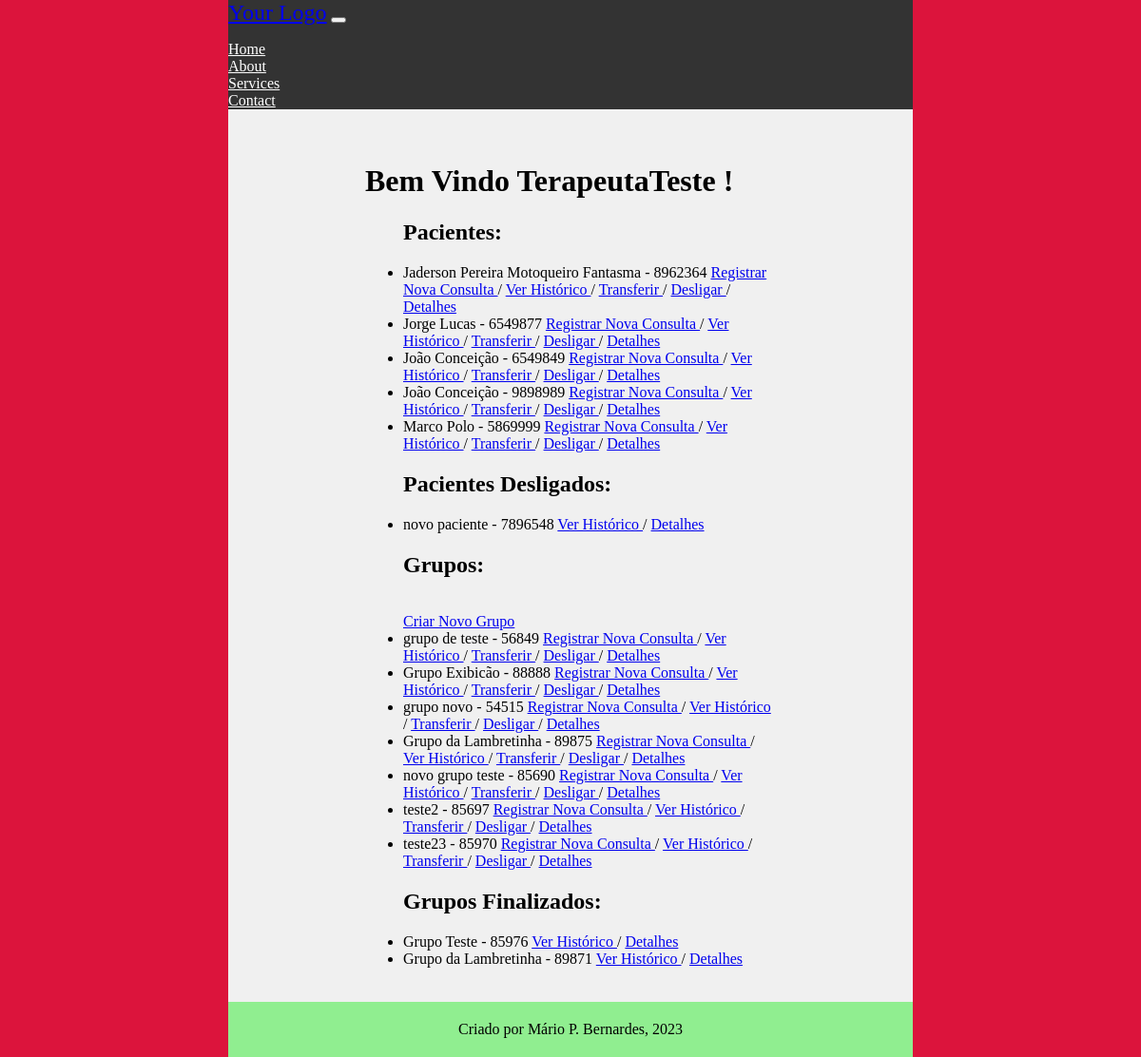
The app's page /main/index/ (signed in), older data.
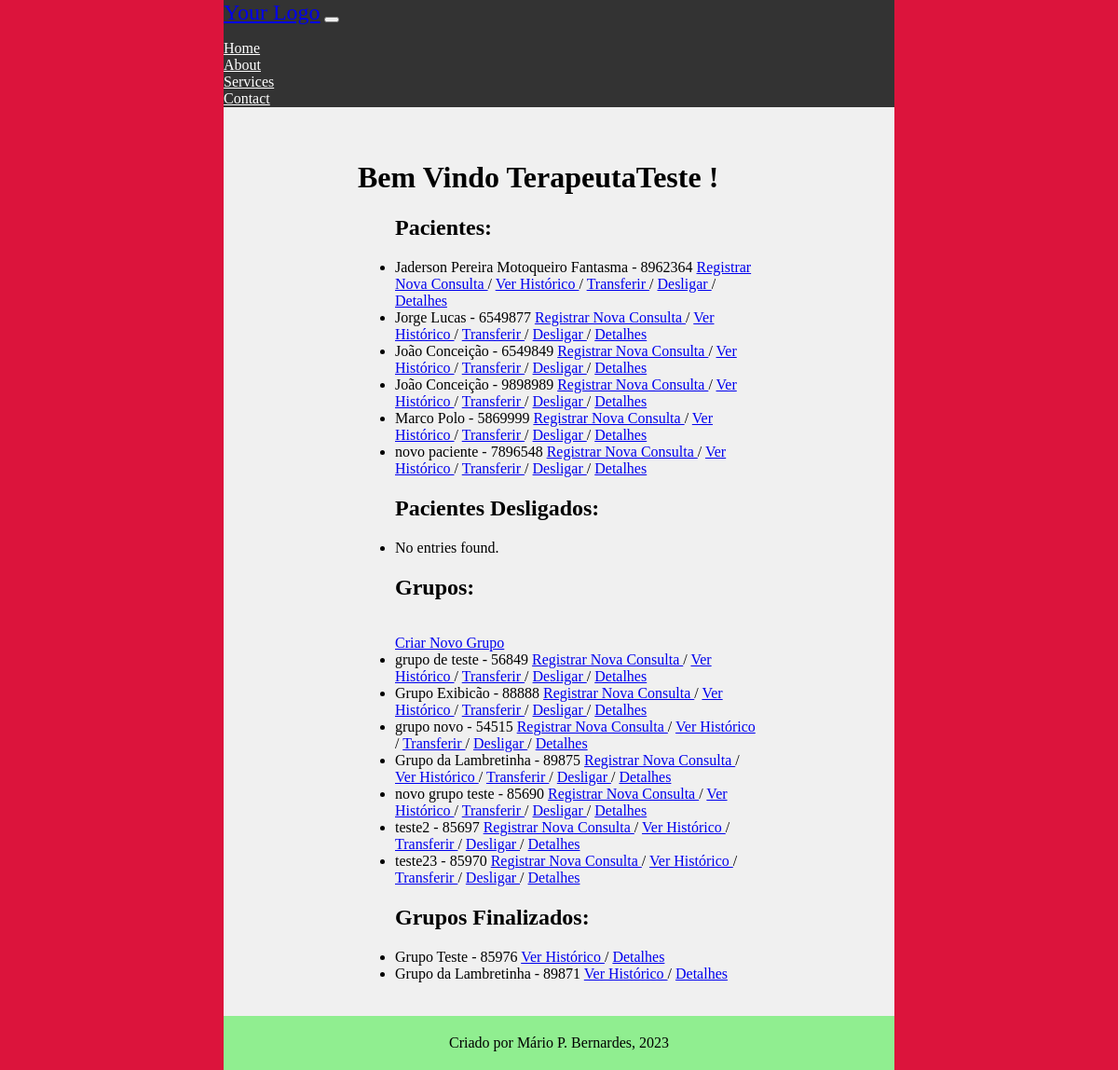
The same page, newer data.
### main/models.py (models this page shows, shortened)
class CadastroPacientes(models.Model):
    nome = models.CharField(verbose_name='Nome do Paciente', max_length=100,
                            validators=[validate_letters, MinLengthValidator(limit_value=5)])
    prontuario_numero = models.CharField(verbose_name='Nº de Prontuario', max_length=7,
                                         unique=True, validators=[validate_numbers, MinLengthValidator(limit_value=7)]
                                         )
    nascimento = models.DateField(verbose_name='Data de Nascimento', help_text='dd/mm/aaaa',
                                  validators=[validate_date_past])
    responsavel_legal = models.CharField(verbose_name='Responsável Legal', max_length=100,
                                         null=True, blank=True, validators=[validate_letters,
                                                                            MinLengthValidator(limit_value=5)])
    data_inicio = models.DateField(verbose_name='Data de Inicio', help_text='dd/mm/aaaa')
    data_final = models.DateField(verbose_name='Data do Desligamento', help_text='dd/mm/aaaa', blank=True, null=True,
                                  validators=[validate_date_past])
    desligado = models.BooleanField(verbose_name='Desligado', help_text='Paciente desligado', default=False)
    cpf_numero = models.CharField(verbose_name='CPF', max_length=11, unique=True,
                                  validators=[validate_numbers, MinLengthValidator(limit_value=11)])
    MOD_CHOICES = (
        (0, 'Individual'),
        (1, 'Grupo'),
        (2, 'Casal'),
    )
    modalidade_atendimento = models.IntegerField(verbose_name='Modalidade', choices=MOD_CHOICES)
    grupo = models.ForeignKey(
        'CadastroGrupos',
        related_name='membros',
        on_delete=models.PROTECT,
        blank=True,
        null=True
    )
    convenio = models.ForeignKey(
        'ConveniosAceitos',
        related_name='pacientes',
        on_delete=models.PROTECT
    )
    carteirinha_convenio = models.CharField(verbose_name='Número do Convênio',
                                            max_length=50, blank=True, null=True,
                                            validators=[validate_numbers, MinLengthValidator(limit_value=7)])
    terapeuta = models.ForeignKey(
        'CadastroProfissionais',
        related_name='pacientes',
        on_delete=models.PROTECT
    )
    endereco_rua = models.CharField(verbose_name='Endereço', max_length=100,
                                    validators=[MinLengthValidator(limit_value=10)])
    endereco_bairro = models.CharField(verbose_name='Bairro', max_length=50,
                                       validators=[MinLengthValidator(limit_value=3)])
    endereco_numero = models.CharField(verbose_name='Número', max_length=7, validators=[validate_numbers])
    endereco_complemento = models.CharField(verbose_name='Complemento', max_length=100,
                                            validators=[MinLengthValidator(limit_value=4)])
    telefone_numero = models.CharField(verbose_name='Telefone', max_length=11,
                                       validators=[validate_numbers, MinLengthValidator(limit_value=11)])
    cidade = models.CharField(verbose_name='Cidade', max_length=100, validators=[validate_letters,
                                                                                 MinLengthValidator(limit_value=3)])
    cep_numero = models.CharField(verbose_name='CEP', max_length=8, validators=[validate_numbers,
                                                                                MinLengthValidator(limit_value=8)])
    email = models.EmailField(verbose_name='E-mail')
    observacoes = models.TextField(verbose_name='Observações', blank=True, null=True)
    objects = models.Manager()
    class Meta:
        verbose_name = 'Paciente'
        verbose_name_plural = 'Pacientes'
        ordering = ["nome"]
        permissions = [
            ('transfer_pac', 'Transferir Paciente (Terapeutas)'),
            ('deslig_pac', 'Desligar Paciente (Terapeutas)'),
            ('add_pac_group', 'Adicionar Paciente a Grupo (Terapeutas')
        ]

class CadastroGrupos(models.Model):
    label = models.CharField(verbose_name='Nome', max_length=100, validators=[MinLengthValidator(limit_value=4)])
    prontuario_grupo_numero = models.CharField(verbose_name='Nº Prontuário do Grupo', max_length=5,
                                               unique=True, validators=[validate_numbers,
                                                                        MinLengthValidator(limit_value=4)])
    terapeuta_responsavel = models.ForeignKey(
        'CadastroProfissionais',
        related_name='grupos',
        on_delete=models.PROTECT,
        verbose_name='Terapeuta Responsável'
    )
    terapeuta_auxiliar1 = models.ManyToManyField(CadastroProfissionais,
                                                 verbose_name='Terapeuta Auxiliar', blank=True)
    desligado = models.BooleanField(verbose_name='Desativado', help_text='Grupo encerrado', default=False)
    data_inicio = models.DateField(verbose_name='Data de Inicio', help_text='dd/mm/aaaa')
    data_final = models.DateField(verbose_name='Data do Desligamento', help_text='dd/mm/aaaa', blank=True, null=True,
                                  validators=[validate_date_past])
    objects = models.Manager()
    class Meta:
        verbose_name = 'Grupo'
        verbose_name_plural = 'Grupos'
        permissions = [
            ('transfer_group', 'Transferir Grupo (Terapeutas)'),
            ('deslig_group', 'Desligar Grupo (Terapeutas)')
        ]

### main/views.py (the view)
# urls.py: path('index/', index, name='index'),
@login_required(login_url="/main/login")
def index(request):
    current_user_terapeuta = request.user.Terapeutas.get()
    current_terapeuta_pacientes = CadastroPacientes.objects.filter(terapeuta_id=current_user_terapeuta)
    current_terapeuta_grupos = CadastroGrupos.objects.filter(terapeuta_responsavel_id=current_user_terapeuta)
    active_pacientes = current_terapeuta_pacientes.filter(desligado=False)
    inactive_pacientes = current_terapeuta_pacientes.filter(desligado=True)
    active_grupos = current_terapeuta_grupos.filter(desligado=False)
    inactive_grupos = current_terapeuta_grupos.filter(desligado=True)
    context = {
        'current_user': current_user_terapeuta,
        'pacientes': current_terapeuta_pacientes,
        'grupos': current_terapeuta_grupos,
        'active_pacientes': active_pacientes,
        'inactive_pacientes': inactive_pacientes,
        'active_grupos': active_grupos,
        'inactive_grupos': inactive_grupos,
    }
    return render(request, 'index.html', context)

### main/templates/index.html (shortened to what this page needs)
{% extends 'middleman1.html' %}
{% load bootstrap5 %}
{% load static%}
{% block content %}
<h1>Bem Vindo {{ request.user.username }} ! </h1>
    <ul>
        <h2> Pacientes: </h2>
        {% for paciente in active_pacientes %}
            <li>
                {{ paciente.nome }} - {{ paciente.prontuario_numero }}
                <a href="{% url 'main:add_entrada' prontuario_numero=paciente.prontuario_numero %}"> Registrar Nova Consulta </a> /
                <a href="{% url 'main:prontuario' prontuario_numero=paciente.prontuario_numero %}"> Ver Histórico </a> /
                <a href="{% url 'main:transferencia' prontuario_numero=paciente.prontuario_numero %}"> Transferir </a> /
                <a href="{% url 'main:desligamento' prontuario_numero=paciente.prontuario_numero %}"> Desligar </a> /
                <a href="{% url 'main:dadospac' prontuario_numero=paciente.prontuario_numero %}"> Detalhes </a>
            </li>
        {% empty %}
            <li>No entries found.</li>
        {% endfor %}
        <h2> Pacientes Desligados: </h2>
        {% for paciente in inactive_pacientes %}
            <li>
                {{ paciente.nome }} - {{ paciente.prontuario_numero }}
                <a href="{% url 'main:prontuario' prontuario_numero=paciente.prontuario_numero %}"> Ver Histórico </a> /
                <a href="{% url 'main:dadospac' prontuario_numero=paciente.prontuario_numero %}"> Detalhes </a>
            </li>
        {% empty %}
            <li>No entries found.</li>
        {% endfor %}
    </ul>
    <ul>
        <h2> Grupos:
</h2>
        <br> <a href="{% url 'main:add-grupo' %}"> Criar Novo Grupo </a>
        {% for grupo in active_grupos %}
            <li>
                {{ grupo.label }} - {{ grupo.prontuario_grupo_numero }}
                {% if grupo.prontuario_grupo_numero %}
                    <a href="{% url 'main:add-entrada-grupo' prontuario_grupo_numero=grupo.prontuario_grupo_numero %}"> Registrar Nova Consulta </a> /
                    <a href="{% url 'main:grupo-prontuario' prontuario_grupo_numero=grupo.prontuario_grupo_numero %}"> Ver Histórico </a> /
                    <a href="{% url 'main:transfer-grupo' prontuario_grupo_numero=grupo.prontuario_grupo_numero %}"> Transferir </a> /
                    <a href="{% url 'main:deslig-grupo' prontuario_grupo_numero=grupo.prontuario_grupo_numero %}"> Desligar </a> /
                    <a href="{% url 'main:dados-grupo' prontuario_grupo_numero=grupo.prontuario_grupo_numero %}"> Detalhes </a>
                {% else %}
                <li> Não Encontrado </li>
                {% endif %}
            </li>
        {% empty %}
            <li>No entries found.</li>
        {% endfor %}
         <h2> Grupos Finalizados: </h2>
        {% for grupo in inactive_grupos %}
            <li>
                {{ grupo.label }} - {{ grupo.prontuario_grupo_numero }}
                <a href="{% url 'main:grupo-prontuario' prontuario_grupo_numero=grupo.prontuario_grupo_numero %}"> Ver Histórico </a> /
                <a href="{% url 'main:dados-grupo' prontuario_grupo_numero=grupo.prontuario_grupo_numero %}"> Detalhes </a>
            </li>
        {% empty %}
            <li>No entries found.</li>
        {% endfor %}
    </ul>
{% endblock %}

Row changes from the older to the newer data that the page shows:
changed CadastroPacientes "novo paciente": moves from the list under "Pacientes Desligados:" to the list under "Pacientes:"
Text that changed along with them:
text now shown: "No entries found."
